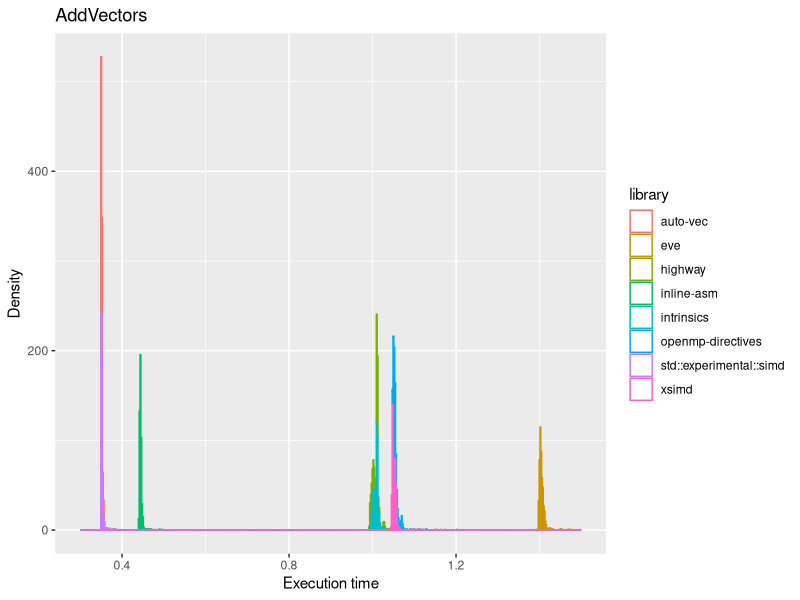
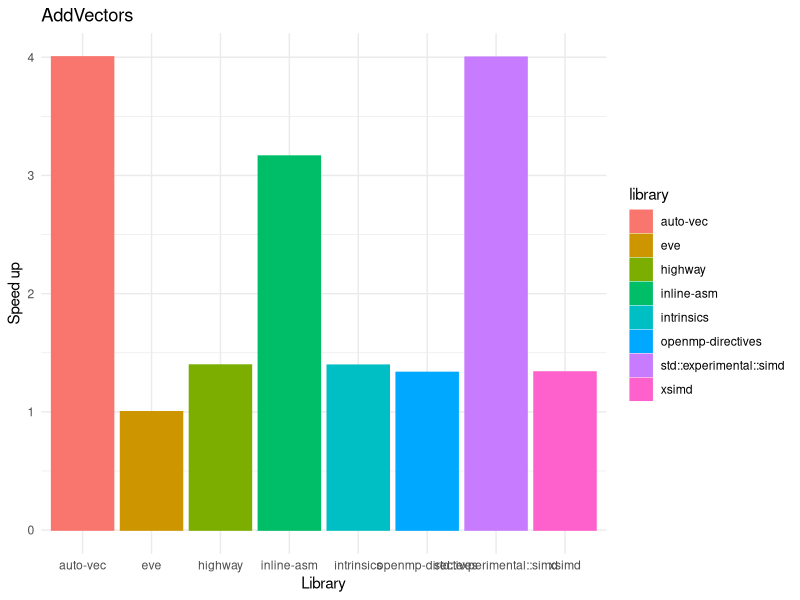
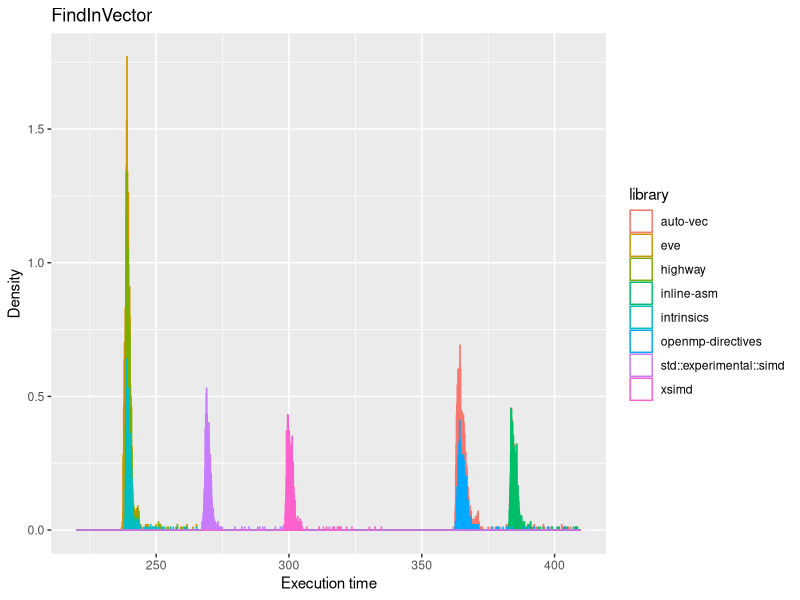
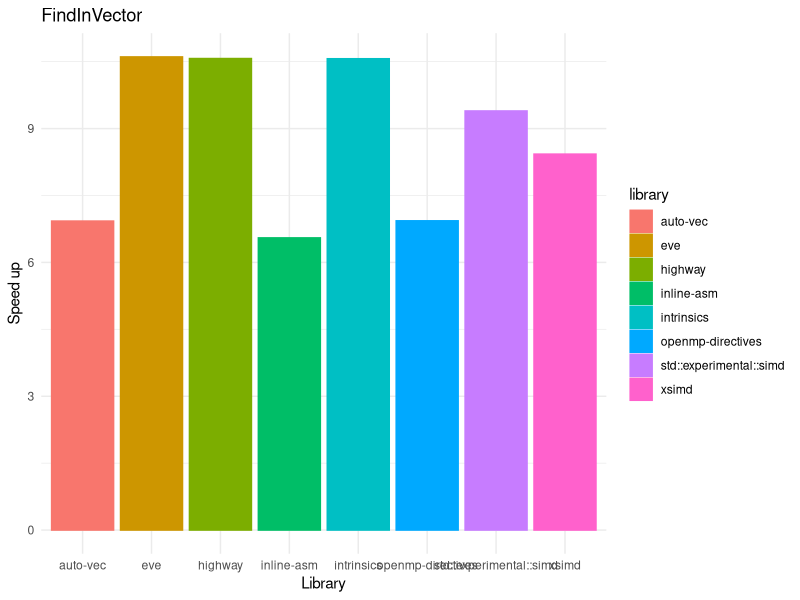
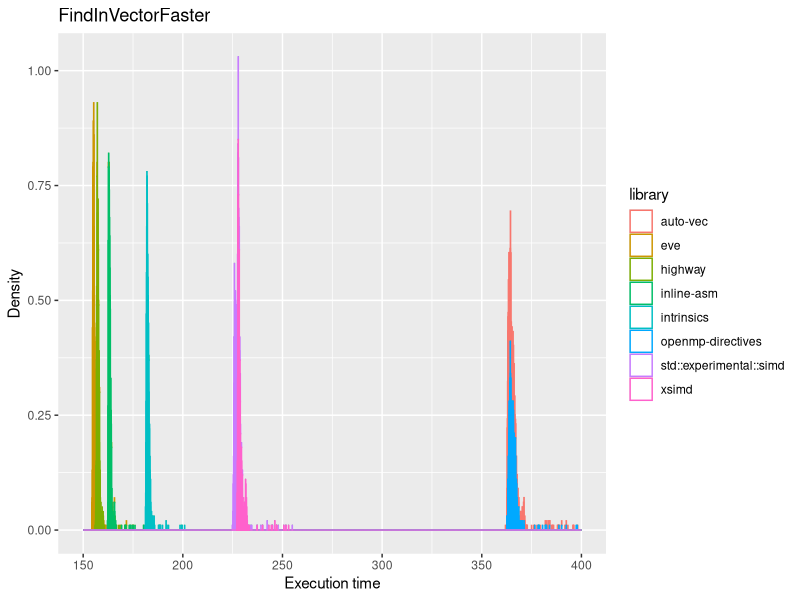
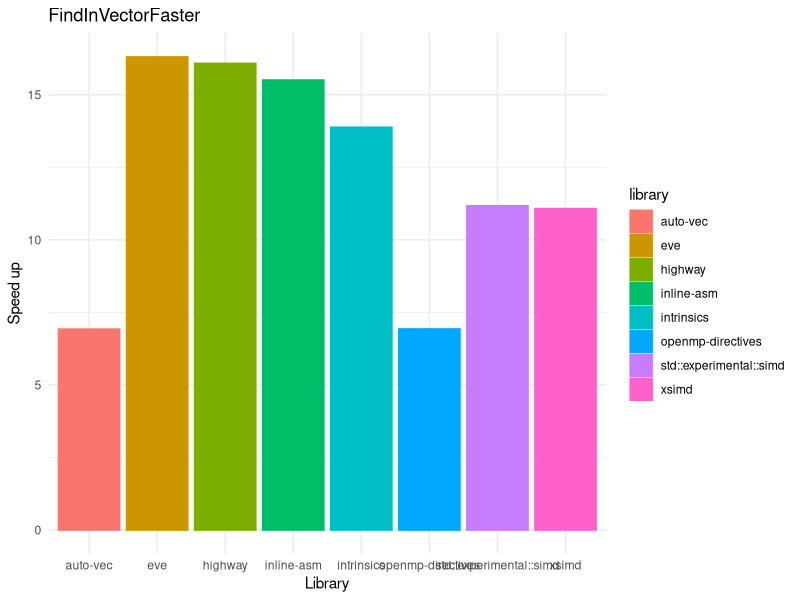
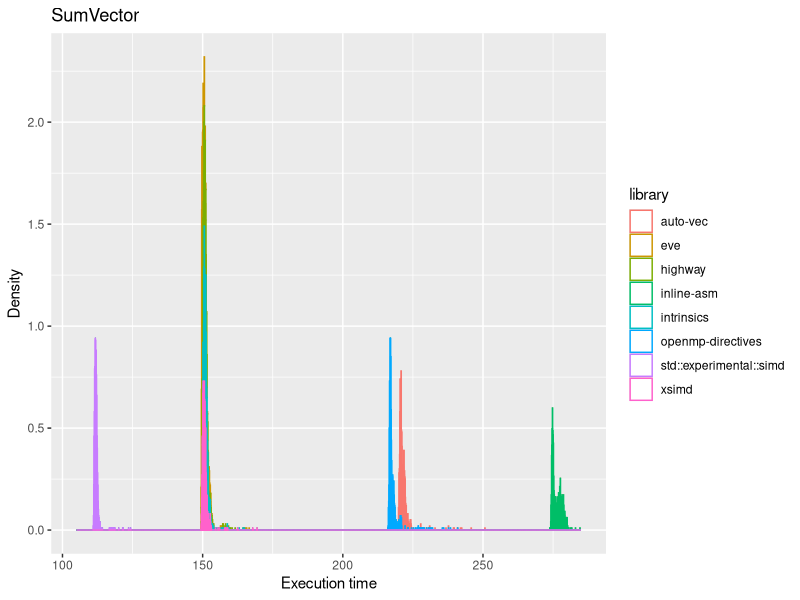
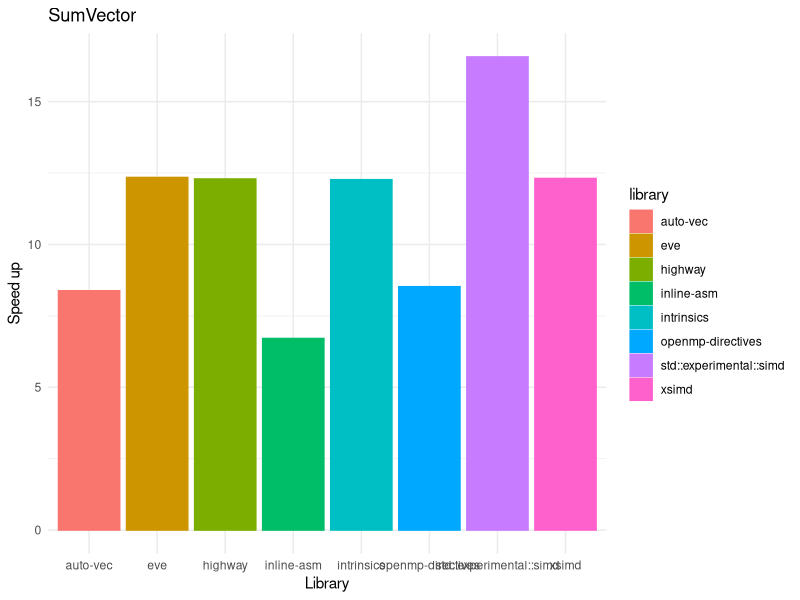

Source code (R) for these figures, in order:
#install.packages("readxl")
library(readxl)
#install.packages("dplyr")
library(dplyr)
#install.packages("tidyverse")
library(tidyverse)
#install.packages("car")
library(car)

Data <- read_xlsx("consolidated_data.xlsx")
Data$library <- factor(Data$library)
Data$benchmark <- factor(Data$benchmark)
colnames(Data)[which(names(Data) == "execution time")] <- "execution_time"

Data_BMAddVectors <- Data %>% filter(benchmark == "BM_AddVectors/1/2/3/4/min_time:0.500/repeats:1000")
Data_BMAddVectors <- Data_BMAddVectors %>% filter(library != "no-vec")

histogram <- ggplot(Data_BMAddVectors, aes(x=execution_time, color=library)) + 
  geom_histogram(binwidth=0.002, aes(y=..density..), fill="white") +
  labs(title="AddVectors", y="Density", x="Execution time") +
  scale_x_continuous(limits = c(0.3, 1.5))

ggsave("BMAddVectors_hist.png", plot=histogram, width=14, height=5, dpi=300)

res.krus <- kruskal.test(execution_time ~ library, data =  Data_BMAddVectors)
capture.output(res.krus, append = FALSE, file = "BMAddVectors_res.txt")

Data_BMAddVectors$execution_time <- 1.407 / Data_BMAddVectors$execution_time

barchart <- ggplot(data=Data_BMAddVectors, aes(x = library,
                                                       y = execution_time,
                                                       colour = library,
                                                       fill = library,
                                                       group = library)) +
  labs(title="AddVectors", y="Speed up", x="Library") +
  theme_minimal() +
  geom_bar(stat = "summary", fun = "mean")

ggsave("BMAddVectors_bar.png", plot=barchart, width=14, height=5, dpi=300)

Data_BMFindInVector <- Data %>% filter(benchmark == "BM_FindInVector/456/4096/3254/min_time:0.500/repeats:1000")
Data_BMFindInVector <- Data_BMFindInVector %>% filter(library != "no-vec")

histogram <- ggplot(Data_BMFindInVector, aes(x=execution_time, color=library)) + 
  geom_histogram(binwidth=0.1, aes(y=..density..), fill="white") +
  labs(title="FindInVector", y="Density", x="Execution time") +
  scale_x_continuous(limits = c(220, 410))

ggsave("BMFindInVector_hist.png", plot=histogram, width=14, height=5, dpi=300)

res.krus <- kruskal.test(execution_time ~ library, data =  Data_BMFindInVector)
capture.output(res.krus, append = FALSE, file = "BMFindInVector_res.txt")

Data_BMFindInVector$execution_time <- 2535 / Data_BMFindInVector$execution_time

barchart <- ggplot(data=Data_BMFindInVector, aes(x = library,
                                               y = execution_time,
                                               colour = library,
                                               fill = library,
                                               group = library)) +
  labs(title="FindInVector", y="Speed up", x="Library") +
  theme_minimal() +
  geom_bar(stat = "summary", fun = "mean")

ggsave("BMFindInVector_box.png", plot=barchart, width=14, height=5, dpi=300)

Data_BMFindInVectorFaster <- Data %>% filter(benchmark == "BM_FindInVectorFaster/456/4096/3254/min_time:0.500/repeats:1000")
Data_BMFindInVectorFaster <- Data_BMFindInVectorFaster %>% filter(library != "no-vec")

histogram <- ggplot(Data_BMFindInVectorFaster, aes(x=execution_time, color=library)) + 
  geom_histogram(binwidth=0.1, aes(y=..density..), fill="white") +
  labs(title="FindInVectorFaster", y="Density", x="Execution time") +
  scale_x_continuous(limits = c(150, 400))

ggsave("BMFindInVectorFaster_hist.png", plot=histogram, width=14, height=5, dpi=300)

res.krus <- kruskal.test(execution_time ~ library, data = Data_BMFindInVectorFaster)
capture.output(res.krus, append = FALSE, file = "BMFindInVectorFaster_res.txt")

Data_BMFindInVectorFaster$execution_time <- 2535 / Data_BMFindInVectorFaster$execution_time

barchart <- ggplot(data=Data_BMFindInVectorFaster, aes(x = library,
                                                       y = execution_time,
                                                       colour = library,
                                                       fill = library,
                                                       group = library)) +
  labs(title="FindInVectorFaster", y="Speed up", x="Library") +
  theme_minimal() +
  geom_bar(stat = "summary", fun = "mean")

ggsave("BMFindInVectorFaster_box.png", plot=barchart, width=14, height=5, dpi=300)

Data_BMSumVector <- Data %>% filter(benchmark == "BM_SumVector/0/4096/min_time:0.500/repeats:1000")
Data_BMSumVector <- Data_BMSumVector %>% filter(library != "no-vec")

histogram <- ggplot(Data_BMSumVector, aes(x=execution_time, color=library)) + 
  geom_histogram(binwidth=0.1, aes(y=..density..), fill="white") +
  labs(title="SumVector", y="Density", x="Execution time") +
  scale_x_continuous(limits = c(105, 285))

ggsave("BMSumVector_hist.png", plot=histogram, width=14, height=5, dpi=300)

res.krus <- kruskal.test(execution_time ~ library, data = Data_BMSumVector)
capture.output(res.krus, append = FALSE, file = "BMSumVector_res.txt")

Data_BMSumVector$execution_time <- 1856 / Data_BMSumVector$execution_time

barchart <- ggplot(data=Data_BMSumVector, aes(x = library,
                                                 y = execution_time,
                                                 colour = library,
                                                 fill = library,
                                                 group = library)) +
  labs(title="SumVector", y="Speed up", x="Library") +
  theme_minimal() +
  geom_bar(stat = "summary", fun = "mean")

ggsave("BMSumVector_box.png", plot=barchart, width=14, height=5, dpi=300)

Data_BMReverseVector <- Data %>% filter(benchmark == "BM_ReverseVector/0/4096/min_time:0.500/repeats:1000")
Data_BMReverseVector <- Data_BMReverseVector %>% filter(library != "no-vec")

histogram <- ggplot(Data_BMReverseVector, aes(x=execution_time, color=library)) + 
  geom_histogram(binwidth=0.1, aes(y=..density..), fill="white") +
  labs(title="ReverseVector", y="Density", x="Execution time") +
  scale_x_continuous(limits = c(180, 265))

ggsave("BMReverseVector_hist.png", plot=histogram, width=14, height=5, dpi=300)

res.krus <- kruskal.test(execution_time ~ library, data = Data_BMReverseVector)
capture.output(res.krus, append = FALSE, file = "BMReverseVector_res.txt")

Data_BMReverseVector$execution_time <- 1540 / Data_BMReverseVector$execution_time

barchart <- ggplot(data=Data_BMReverseVector, aes(x = library,
                                              y = execution_time,
                                              colour = library,
                                              fill = library,
                                              group = library)) +
  labs(title="ReverseVector", y="Speed up", x="Library") +
  theme_minimal() +
  geom_bar(stat = "summary", fun = "mean")

ggsave("BMReverseVector_box.png", plot=barchart, width=14, height=5, dpi=300)
